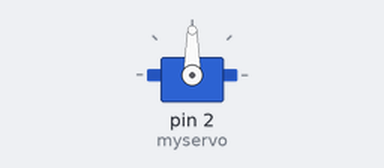
Recording of a sketch running on a simulated Arduino Uno, built with avr-gcc and run on an emulated ATmega328P. Shown: servo.

Above: at 0.1 s.
Timing chart, 0 to 3.0 s (numbered marks = the images above):
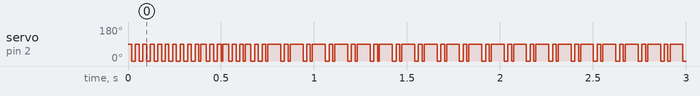

Measured:
- by itself, servo on pin 2 (myservo): alternates 90° for 0.02 s and 0° for 0.02 s

The sketch:

controtateservosample.ino.ino
```cpp
#include <Servo.h>


Servo myservo;

void setup()
{
	Serial.begin(9600);
	myservo.attach(2);
}

void loop()
{


	myservo.write(0);


			myservo.write(90);


}
```
